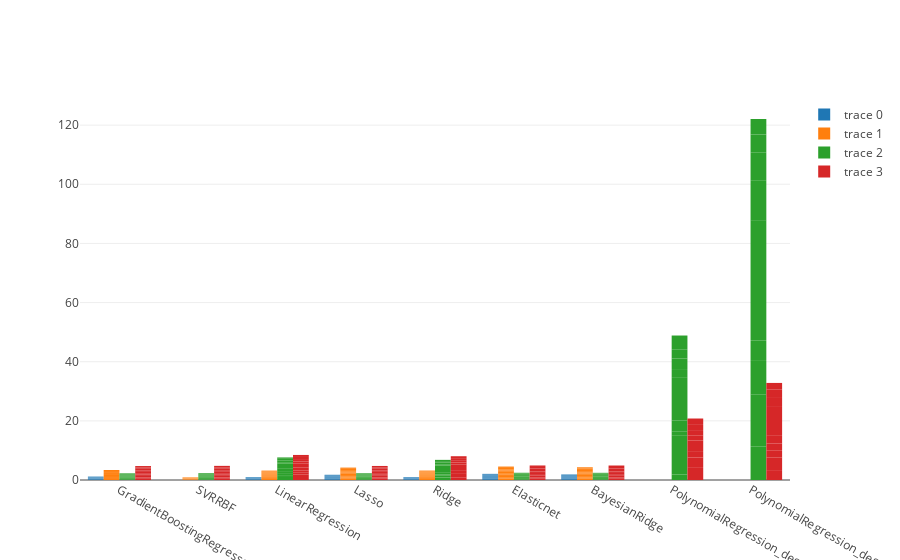

The notebook cell saved with this chart:
### Code cell
import plotly.offline as py
import plotly.graph_objs as go
from plotly.offline import download_plotlyjs, init_notebook_mode, plot, iplot
init_notebook_mode(connected=True)

data = [
        go.Bar(y=metr_df.MSETrain, x=metr_df.Estimator),
        go.Bar(y=metr_df.RMSETrain, x=metr_df.Estimator),
        go.Bar(y=metr_df.MSETest, x=metr_df.Estimator),
        go.Bar(y=metr_df.RMSETest, x=metr_df.Estimator)
]

plot_url = py.iplot(data)

### Figure 1 — Plotly figure (JSON) as saved in the notebook; plotly's stock layout.template omitted (floating-point values rounded to 4 significant figures)
{"data": [{"type": "bar", "uid": "f1ad2e08-543a-4397-9da7-390610d3309c", "x": ["GradientBoostingRegressor", "SVRRBF", "LinearRegression", "Lasso", "Ridge", "Elasticnet", "BayesianRidge", "PolynomialRegression_degree_2", "PolynomialRegression_degree_3", "GradientBoostingRegressor", "SVRRBF", "LinearRegression", "Lasso", "Ridge", "Elasticnet", "BayesianRidge", "PolynomialRegression_degree_2", "PolynomialRegression_degree_3", "GradientBoostingRegressor", "SVRRBF", "LinearRegression", "Lasso", "Ridge", "Elasticnet", "BayesianRidge", "PolynomialRegression_degree_2", "PolynomialRegression_degree_3", "GradientBoostingRegressor", "SVRRBF", "LinearRegression", "Lasso", "Ridge", "Elasticnet", "BayesianRidge", "PolynomialRegression_degree_2", "PolynomialRegression_degree_3", "GradientBoostingRegressor", "SVRRBF", "LinearRegression", "Lasso", "Ridge", "Elasticnet", "BayesianRidge", "PolynomialRegression_degree_2", "PolynomialRegression_degree_3", "GradientBoostingRegressor", "SVRRBF", "LinearRegression", "Lasso", "Ridge", "Elasticnet", "BayesianRidge", "PolynomialRegression_degree_2", "PolynomialRegression_degree_3", "GradientBoostingRegressor", "SVRRBF", "LinearRegression", "Lasso", "Ridge", "Elasticnet", "BayesianRidge", "PolynomialRegression_degree_2", "PolynomialRegression_degree_3", "GradientBoostingRegressor", "SVRRBF", "LinearRegression", "Lasso", "Ridge", "Elasticnet", "BayesianRidge", "PolynomialRegression_degree_2", "PolynomialRegression_degree_3", "GradientBoostingRegressor", "SVRRBF", "LinearRegression", "Lasso", "Ridge", "Elasticnet", "BayesianRidge", "PolynomialRegression_degree_2", "PolynomialRegression_degree_3", "GradientBoostingRegressor", "SVRRBF", "LinearRegression", "Lasso", "Ridge", "Elasticnet", "BayesianRidge", "PolynomialRegression_degree_2", "PolynomialRegression_degree_3"], "y": [0.1285, 0.008539, 0.1073, 0.1797, 0.1079, 0.2227, 0.1956, 3.717e-29, 6.405e-27, 0.1165, 0.008271, 0.095, 0.1853, 0.0953, 0.2264, 0.2065, 8.692e-29, 6.211e-28, 0.1045, 0.00849, 0.102, 0.1645, 0.1022, 0.1779, 0.1741, 7.882e-29, 3.377e-27, 0.1114, 0.008647, 0.09259, 0.1661, 0.09467, 0.1873, 0.1825, 7.181e-29, 1.391e-27, 0.1258, 0.008663, 0.11, 0.1973, 0.1102, 0.2484, 0.1782, 9.387e-29, 3.346e-27, 0.1102, 0.008443, 0.1032, 0.1857, 0.1035, 0.2171, 0.1733, 7.875e-29, 6.499e-28, 0.1127, 0.008407, 0.1041, 0.1656, 0.1043, 0.1893, 0.1776, 7.729e-29, 1.866e-27, 0.09335, 0.008379, 0.09592, 0.1541, 0.09614, 0.1804, 0.1594, 3.826e-29, 2.792e-27, 0.117, 0.00843, 0.09458, 0.1859, 0.09538, 0.2152, 0.2027, 7.62e-29, 9.689e-28, 0.1312, 0.008251, 0.105, 0.177, 0.1054, 0.207, 0.2028, 6.895e-29, 3.608e-27]}, {"type": "bar", "uid": "955ba2ec-894b-4532-b53e-b4d4a200db16", "x": ["GradientBoostingRegressor", "SVRRBF", "LinearRegression", "Lasso", "Ridge", "Elasticnet", "BayesianRidge", "PolynomialRegression_degree_2", "PolynomialRegression_degree_3", "GradientBoostingRegressor", "SVRRBF", "LinearRegression", "Lasso", "Ridge", "Elasticnet", "BayesianRidge", "PolynomialRegression_degree_2", "PolynomialRegression_degree_3", "GradientBoostingRegressor", "SVRRBF", "LinearRegression", "Lasso", "Ridge", "Elasticnet", "BayesianRidge", "PolynomialRegression_degree_2", "PolynomialRegression_degree_3", "GradientBoostingRegressor", "SVRRBF", "LinearRegression", "Lasso", "Ridge", "Elasticnet", "BayesianRidge", "PolynomialRegression_degree_2", "PolynomialRegression_degree_3", "GradientBoostingRegressor", "SVRRBF", "LinearRegression", "Lasso", "Ridge", "Elasticnet", "BayesianRidge", "PolynomialRegression_degree_2", "PolynomialRegression_degree_3", "GradientBoostingRegressor", "SVRRBF", "LinearRegression", "Lasso", "Ridge", "Elasticnet", "BayesianRidge", "PolynomialRegression_degree_2", "PolynomialRegression_degree_3", "GradientBoostingRegressor", "SVRRBF", "LinearRegression", "Lasso", "Ridge", "Elasticnet", "BayesianRidge", "PolynomialRegression_degree_2", "PolynomialRegression_degree_3", "GradientBoostingRegressor", "SVRRBF", "LinearRegression", "Lasso", "Ridge", "Elasticnet", "BayesianRidge", "PolynomialRegression_degree_2", "PolynomialRegression_degree_3", "GradientBoostingRegressor", "SVRRBF", "LinearRegression", "Lasso", "Ridge", "Elasticnet", "BayesianRidge", "PolynomialRegression_degree_2", "PolynomialRegression_degree_3", "GradientBoostingRegressor", "SVRRBF", "LinearRegression", "Lasso", "Ridge", "Elasticnet", "BayesianRidge", "PolynomialRegression_degree_2", "PolynomialRegression_degree_3"], "y": [0.3585, 0.09241, 0.3275, 0.424, 0.3285, 0.4719, 0.4422, 6.097e-15, 8.003e-14, 0.3413, 0.09095, 0.3082, 0.4304, 0.3087, 0.4759, 0.4545, 9.323e-15, 2.492e-14, 0.3232, 0.09214, 0.3194, 0.4055, 0.3196, 0.4217, 0.4172, 8.878e-15, 5.812e-14, 0.3337, 0.09299, 0.3043, 0.4075, 0.3077, 0.4328, 0.4272, 8.474e-15, 3.729e-14, 0.3546, 0.09307, 0.3317, 0.4442, 0.3319, 0.4984, 0.4222, 9.688e-15, 5.784e-14, 0.3319, 0.09188, 0.3212, 0.4309, 0.3217, 0.4659, 0.4162, 8.874e-15, 2.549e-14, 0.3357, 0.09169, 0.3227, 0.4069, 0.323, 0.4351, 0.4214, 8.792e-15, 4.319e-14, 0.3055, 0.09153, 0.3097, 0.3926, 0.3101, 0.4248, 0.3993, 6.186e-15, 5.284e-14, 0.3421, 0.09182, 0.3075, 0.4312, 0.3088, 0.4638, 0.4503, 8.729e-15, 3.113e-14, 0.3623, 0.09083, 0.324, 0.4208, 0.3247, 0.4549, 0.4503, 8.304e-15, 6.007e-14]}, {"type": "bar", "uid": "d308443b-0371-4a0e-80c9-340f4c7d9b17", "x": ["GradientBoostingRegressor", "SVRRBF", "LinearRegression", "Lasso", "Ridge", "Elasticnet", "BayesianRidge", "PolynomialRegression_degree_2", "PolynomialRegression_degree_3", "GradientBoostingRegressor", "SVRRBF", "LinearRegression", "Lasso", "Ridge", "Elasticnet", "BayesianRidge", "PolynomialRegression_degree_2", "PolynomialRegression_degree_3", "GradientBoostingRegressor", "SVRRBF", "LinearRegression", "Lasso", "Ridge", "Elasticnet", "BayesianRidge", "PolynomialRegression_degree_2", "PolynomialRegression_degree_3", "GradientBoostingRegressor", "SVRRBF", "LinearRegression", "Lasso", "Ridge", "Elasticnet", "BayesianRidge", "PolynomialRegression_degree_2", "PolynomialRegression_degree_3", "GradientBoostingRegressor", "SVRRBF", "LinearRegression", "Lasso", "Ridge", "Elasticnet", "BayesianRidge", "PolynomialRegression_degree_2", "PolynomialRegression_degree_3", "GradientBoostingRegressor", "SVRRBF", "LinearRegression", "Lasso", "Ridge", "Elasticnet", "BayesianRidge", "PolynomialRegression_degree_2", "PolynomialRegression_degree_3", "GradientBoostingRegressor", "SVRRBF", "LinearRegression", "Lasso", "Ridge", "Elasticnet", "BayesianRidge", "PolynomialRegression_degree_2", "PolynomialRegression_degree_3", "GradientBoostingRegressor", "SVRRBF", "LinearRegression", "Lasso", "Ridge", "Elasticnet", "BayesianRidge", "PolynomialRegression_degree_2", "PolynomialRegression_degree_3", "GradientBoostingRegressor", "SVRRBF", "LinearRegression", "Lasso", "Ridge", "Elasticnet", "BayesianRidge", "PolynomialRegression_degree_2", "PolynomialRegression_degree_3", "GradientBoostingRegressor", "SVRRBF", "LinearRegression", "Lasso", "Ridge", "Elasticnet", "BayesianRidge", "PolynomialRegression_degree_2", "PolynomialRegression_degree_3"], "y": [0.1727, 0.1771, 1.023, 0.1986, 0.8553, 0.2007, 0.1945, 1.828, 11.21, 0.2123, 0.1982, 0.6237, 0.1883, 0.5971, 0.1934, 0.1854, 9.0, 17.67, 0.2612, 0.2878, 0.4199, 0.2944, 0.3998, 0.3233, 0.3176, 4.324, 6.284, 0.2386, 0.258, 0.6725, 0.2606, 0.5716, 0.2908, 0.2849, 1.333, 5.385, 0.1794, 0.1564, 1.037, 0.1475, 0.9574, 0.1514, 0.1769, 3.675, 6.499, 0.2023, 0.2242, 1.841, 0.1933, 1.536, 0.2132, 0.2121, 14.62, 40.59, 0.2719, 0.2705, 0.401, 0.2627, 0.3895, 0.284, 0.281, 2.731, 13.75, 0.2888, 0.2656, 0.6408, 0.31, 0.5975, 0.3003, 0.3005, 3.606, 9.291, 0.2047, 0.221, 0.5072, 0.2013, 0.4779, 0.2304, 0.2235, 3.086, 6.165, 0.2092, 0.2425, 0.4642, 0.2237, 0.4232, 0.2523, 0.2504, 4.651, 5.236]}, {"type": "bar", "uid": "c1283222-6751-4b46-8f04-c17bab093c00", "x": ["GradientBoostingRegressor", "SVRRBF", "LinearRegression", "Lasso", "Ridge", "Elasticnet", "BayesianRidge", "PolynomialRegression_degree_2", "PolynomialRegression_degree_3", "GradientBoostingRegressor", "SVRRBF", "LinearRegression", "Lasso", "Ridge", "Elasticnet", "BayesianRidge", "PolynomialRegression_degree_2", "PolynomialRegression_degree_3", "GradientBoostingRegressor", "SVRRBF", "LinearRegression", "Lasso", "Ridge", "Elasticnet", "BayesianRidge", "PolynomialRegression_degree_2", "PolynomialRegression_degree_3", "GradientBoostingRegressor", "SVRRBF", "LinearRegression", "Lasso", "Ridge", "Elasticnet", "BayesianRidge", "PolynomialRegression_degree_2", "PolynomialRegression_degree_3", "GradientBoostingRegressor", "SVRRBF", "LinearRegression", "Lasso", "Ridge", "Elasticnet", "BayesianRidge", "PolynomialRegression_degree_2", "PolynomialRegression_degree_3", "GradientBoostingRegressor", "SVRRBF", "LinearRegression", "Lasso", "Ridge", "Elasticnet", "BayesianRidge", "PolynomialRegression_degree_2", "PolynomialRegression_degree_3", "GradientBoostingRegressor", "SVRRBF", "LinearRegression", "Lasso", "Ridge", "Elasticnet", "BayesianRidge", "PolynomialRegression_degree_2", "PolynomialRegression_degree_3", "GradientBoostingRegressor", "SVRRBF", "LinearRegression", "Lasso", "Ridge", "Elasticnet", "BayesianRidge", "PolynomialRegression_degree_2", "PolynomialRegression_degree_3", "GradientBoostingRegressor", "SVRRBF", "LinearRegression", "Lasso", "Ridge", "Elasticnet", "BayesianRidge", "PolynomialRegression_degree_2", "PolynomialRegression_degree_3", "GradientBoostingRegressor", "SVRRBF", "LinearRegression", "Lasso", "Ridge", "Elasticnet", "BayesianRidge", "PolynomialRegression_degree_2", "PolynomialRegression_degree_3"], "y": [0.4155, 0.4208, 1.011, 0.4456, 0.9248, 0.448, 0.441, 1.352, 3.348, 0.4608, 0.4452, 0.7897, 0.434, 0.7727, 0.4398, 0.4306, 3.0, 4.204, 0.511, 0.5365, 0.648, 0.5426, 0.6323, 0.5686, 0.5636, 2.079, 2.507, 0.4884, 0.5079, 0.8201, 0.5105, 0.756, 0.5392, 0.5338, 1.155, 2.321, 0.4236, 0.3955, 1.018, 0.3841, 0.9785, 0.3891, 0.4206, 1.917, 2.549, 0.4497, 0.4735, 1.357, 0.4396, 1.24, 0.4617, 0.4606, 3.824, 6.371, 0.5214, 0.5201, 0.6332, 0.5125, 0.6241, 0.5329, 0.5301, 1.653, 3.708, 0.5374, 0.5153, 0.8005, 0.5568, 0.773, 0.548, 0.5481, 1.899, 3.048, 0.4524, 0.4701, 0.7122, 0.4487, 0.6913, 0.48, 0.4727, 1.757, 2.483, 0.4574, 0.4924, 0.6813, 0.4729, 0.6505, 0.5023, 0.5004, 2.157, 2.288]}], "layout": {}}
